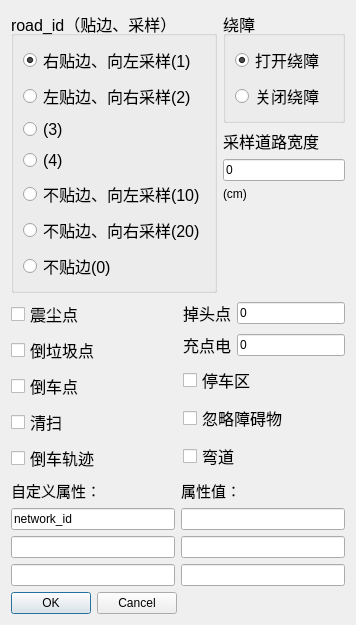
<?xml version="1.0" encoding="UTF-8"?>
<ui version="4.0">
 <class>AttributeAddDialog</class>
 <widget class="QDialog" name="AttributeAddDialog">
  <property name="geometry">
   <rect>
    <x>0</x>
    <y>0</y>
    <width>356</width>
    <height>608</height>
   </rect>
  </property>
  <property name="windowTitle">
   <string>属性设定</string>
  </property>
  <layout class="QGridLayout" name="gridLayout">
   <item row="1" column="1">
    <layout class="QVBoxLayout" name="verticalLayout_8">
     <item>
      <layout class="QHBoxLayout" name="horizontalLayout_2">
       <item>
        <widget class="QLabel" name="label_turnAround">
         <property name="font">
          <font>
           <pointsize>12</pointsize>
          </font>
         </property>
         <property name="text">
          <string>掉头点</string>
         </property>
        </widget>
       </item>
       <item>
        <widget class="QLineEdit" name="lineEdit_turnAround">
         <property name="text">
          <string>0</string>
         </property>
        </widget>
       </item>
      </layout>
     </item>
     <item>
      <layout class="QHBoxLayout" name="horizontalLayout_3">
       <item>
        <widget class="QLabel" name="label_charge">
         <property name="font">
          <font>
           <pointsize>12</pointsize>
          </font>
         </property>
         <property name="text">
          <string>充点电</string>
         </property>
        </widget>
       </item>
       <item>
        <widget class="QLineEdit" name="lineEdit_charge">
         <property name="text">
          <string>0</string>
         </property>
        </widget>
       </item>
      </layout>
     </item>
     <item>
      <widget class="QCheckBox" name="parking_area">
       <property name="font">
        <font>
         <pointsize>12</pointsize>
        </font>
       </property>
       <property name="text">
        <string>停车区</string>
       </property>
      </widget>
     </item>
     <item>
      <widget class="QCheckBox" name="ignore_obstacles">
       <property name="font">
        <font>
         <pointsize>12</pointsize>
        </font>
       </property>
       <property name="text">
        <string>忽略障碍物</string>
       </property>
      </widget>
     </item>
     <item>
      <widget class="QCheckBox" name="curve_paths">
       <property name="font">
        <font>
         <pointsize>12</pointsize>
        </font>
       </property>
       <property name="text">
        <string>弯道</string>
       </property>
      </widget>
     </item>
    </layout>
   </item>
   <item row="0" column="0" colspan="2">
    <layout class="QGridLayout" name="gridLayout_2">
     <item row="0" column="0" rowspan="3">
      <widget class="QGroupBox" name="groupBox">
       <property name="font">
        <font>
         <pointsize>12</pointsize>
        </font>
       </property>
       <property name="title">
        <string>road_id（贴边、采样）</string>
       </property>
       <layout class="QVBoxLayout" name="verticalLayout_4">
        <item>
         <layout class="QVBoxLayout" name="verticalLayout">
          <item>
           <widget class="QRadioButton" name="road_id_1">
            <property name="text">
             <string>右贴边、向左采样(1)</string>
            </property>
            <property name="checked">
             <bool>true</bool>
            </property>
           </widget>
          </item>
          <item>
           <widget class="QRadioButton" name="road_id_2">
            <property name="text">
             <string>左贴边、向右采样(2)</string>
            </property>
           </widget>
          </item>
          <item>
           <widget class="QRadioButton" name="road_id_3">
            <property name="text">
             <string>(3)</string>
            </property>
           </widget>
          </item>
          <item>
           <widget class="QRadioButton" name="road_id_4">
            <property name="text">
             <string>(4)</string>
            </property>
           </widget>
          </item>
          <item>
           <widget class="QRadioButton" name="road_id_10">
            <property name="text">
             <string>不贴边、向左采样(10)</string>
            </property>
           </widget>
          </item>
          <item>
           <widget class="QRadioButton" name="road_id_20">
            <property name="text">
             <string>不贴边、向右采样(20)</string>
            </property>
           </widget>
          </item>
          <item>
           <widget class="QRadioButton" name="road_id_NO">
            <property name="text">
             <string>不贴边(0)</string>
            </property>
            <property name="checked">
             <bool>false</bool>
            </property>
           </widget>
          </item>
         </layout>
        </item>
       </layout>
      </widget>
     </item>
     <item row="0" column="1">
      <widget class="QGroupBox" name="groupBox_2">
       <property name="font">
        <font>
         <pointsize>12</pointsize>
        </font>
       </property>
       <property name="title">
        <string>绕障</string>
       </property>
       <layout class="QVBoxLayout" name="verticalLayout_5">
        <item>
         <layout class="QVBoxLayout" name="verticalLayout_2">
          <item>
           <widget class="QRadioButton" name="bypass_on">
            <property name="text">
             <string>打开绕障</string>
            </property>
            <property name="checked">
             <bool>true</bool>
            </property>
           </widget>
          </item>
          <item>
           <widget class="QRadioButton" name="bypass_off">
            <property name="text">
             <string>关闭绕障</string>
            </property>
           </widget>
          </item>
         </layout>
        </item>
       </layout>
      </widget>
     </item>
     <item row="1" column="1">
      <layout class="QVBoxLayout" name="verticalLayout_9">
       <item>
        <widget class="QLabel" name="label_road_width">
         <property name="font">
          <font>
           <pointsize>12</pointsize>
          </font>
         </property>
         <property name="text">
          <string>采样道路宽度</string>
         </property>
        </widget>
       </item>
       <item>
        <widget class="QLineEdit" name="lineEdit_road_width">
         <property name="text">
          <string>0</string>
         </property>
        </widget>
       </item>
       <item>
        <widget class="QLabel" name="label_road_width_cm">
         <property name="text">
          <string>(cm)</string>
         </property>
        </widget>
       </item>
      </layout>
     </item>
     <item row="2" column="1">
      <spacer name="verticalSpacer">
       <property name="orientation">
        <enum>Qt::Vertical</enum>
       </property>
       <property name="sizeHint" stdset="0">
        <size>
         <width>20</width>
         <height>40</height>
        </size>
       </property>
      </spacer>
     </item>
    </layout>
   </item>
   <item row="1" column="0">
    <layout class="QVBoxLayout" name="verticalLayout_3">
     <item>
      <widget class="QCheckBox" name="seismic">
       <property name="font">
        <font>
         <pointsize>12</pointsize>
        </font>
       </property>
       <property name="text">
        <string>震尘点</string>
       </property>
      </widget>
     </item>
     <item>
      <widget class="QCheckBox" name="trash">
       <property name="font">
        <font>
         <pointsize>12</pointsize>
        </font>
       </property>
       <property name="text">
        <string>倒垃圾点</string>
       </property>
      </widget>
     </item>
     <item>
      <widget class="QCheckBox" name="back">
       <property name="font">
        <font>
         <pointsize>12</pointsize>
        </font>
       </property>
       <property name="text">
        <string>倒车点</string>
       </property>
      </widget>
     </item>
     <item>
      <widget class="QCheckBox" name="clean_flag">
       <property name="font">
        <font>
         <pointsize>12</pointsize>
        </font>
       </property>
       <property name="text">
        <string>清扫</string>
       </property>
      </widget>
     </item>
     <item>
      <widget class="QCheckBox" name="reverse_traj">
       <property name="font">
        <font>
         <pointsize>12</pointsize>
        </font>
       </property>
       <property name="text">
        <string>倒车轨迹</string>
       </property>
      </widget>
     </item>
    </layout>
   </item>
   <item row="2" column="0" colspan="2">
    <layout class="QHBoxLayout" name="horizontalLayout">
     <item>
      <layout class="QVBoxLayout" name="verticalLayout_6">
       <item>
        <widget class="QLabel" name="label">
         <property name="font">
          <font>
           <pointsize>11</pointsize>
          </font>
         </property>
         <property name="text">
          <string>自定义属性：</string>
         </property>
        </widget>
       </item>
       <item>
        <widget class="QLineEdit" name="att_1">
         <property name="text">
          <string>network_id</string>
         </property>
        </widget>
       </item>
       <item>
        <widget class="QLineEdit" name="att_2"/>
       </item>
       <item>
        <widget class="QLineEdit" name="att_3"/>
       </item>
      </layout>
     </item>
     <item>
      <layout class="QVBoxLayout" name="verticalLayout_7">
       <item>
        <widget class="QLabel" name="label_2">
         <property name="font">
          <font>
           <pointsize>11</pointsize>
          </font>
         </property>
         <property name="text">
          <string>属性值：</string>
         </property>
        </widget>
       </item>
       <item>
        <widget class="QLineEdit" name="val_1"/>
       </item>
       <item>
        <widget class="QLineEdit" name="val_2"/>
       </item>
       <item>
        <widget class="QLineEdit" name="val_3"/>
       </item>
      </layout>
     </item>
    </layout>
   </item>
   <item row="3" column="0">
    <widget class="QDialogButtonBox" name="buttonBox">
     <property name="orientation">
      <enum>Qt::Horizontal</enum>
     </property>
     <property name="standardButtons">
      <set>QDialogButtonBox::Cancel|QDialogButtonBox::Ok</set>
     </property>
    </widget>
   </item>
  </layout>
 </widget>
 <resources/>
 <connections>
  <connection>
   <sender>buttonBox</sender>
   <signal>accepted()</signal>
   <receiver>AttributeAddDialog</receiver>
   <slot>accept()</slot>
   <hints>
    <hint type="sourcelabel">
     <x>248</x>
     <y>254</y>
    </hint>
    <hint type="destinationlabel">
     <x>157</x>
     <y>274</y>
    </hint>
   </hints>
  </connection>
  <connection>
   <sender>buttonBox</sender>
   <signal>rejected()</signal>
   <receiver>AttributeAddDialog</receiver>
   <slot>reject()</slot>
   <hints>
    <hint type="sourcelabel">
     <x>316</x>
     <y>260</y>
    </hint>
    <hint type="destinationlabel">
     <x>286</x>
     <y>274</y>
    </hint>
   </hints>
  </connection>
 </connections>
</ui>
